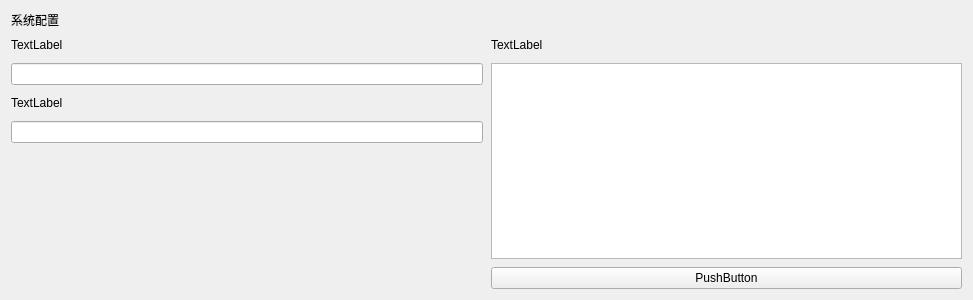
<?xml version="1.0" encoding="UTF-8"?>
<ui version="4.0">
 <class>CardConfigWidget</class>
 <widget class="QWidget" name="CardConfigWidget">
  <property name="geometry">
   <rect>
    <x>0</x>
    <y>0</y>
    <width>973</width>
    <height>300</height>
   </rect>
  </property>
  <property name="windowTitle">
   <string>Form</string>
  </property>
  <layout class="QVBoxLayout" name="verticalLayout_4">
   <item>
    <widget class="QLabel" name="cardConfigTitle">
     <property name="text">
      <string>系统配置</string>
     </property>
    </widget>
   </item>
   <item>
    <widget class="QWidget" name="widget_8" native="true">
     <layout class="QHBoxLayout" name="horizontalLayout_4">
      <property name="spacing">
       <number>8</number>
      </property>
      <property name="leftMargin">
       <number>0</number>
      </property>
      <property name="topMargin">
       <number>0</number>
      </property>
      <property name="rightMargin">
       <number>0</number>
      </property>
      <property name="bottomMargin">
       <number>0</number>
      </property>
      <item>
       <widget class="QWidget" name="widget_7" native="true">
        <layout class="QVBoxLayout" name="verticalLayout_5">
         <property name="spacing">
          <number>8</number>
         </property>
         <property name="leftMargin">
          <number>0</number>
         </property>
         <property name="topMargin">
          <number>0</number>
         </property>
         <property name="rightMargin">
          <number>0</number>
         </property>
         <property name="bottomMargin">
          <number>0</number>
         </property>
         <item>
          <widget class="QWidget" name="widget" native="true">
           <layout class="QVBoxLayout" name="verticalLayout">
            <property name="spacing">
             <number>8</number>
            </property>
            <property name="leftMargin">
             <number>0</number>
            </property>
            <property name="topMargin">
             <number>0</number>
            </property>
            <property name="rightMargin">
             <number>0</number>
            </property>
            <property name="bottomMargin">
             <number>0</number>
            </property>
            <item>
             <widget class="QWidget" name="widget_2" native="true">
              <layout class="QHBoxLayout" name="horizontalLayout">
               <property name="spacing">
                <number>0</number>
               </property>
               <property name="leftMargin">
                <number>0</number>
               </property>
               <property name="topMargin">
                <number>0</number>
               </property>
               <property name="rightMargin">
                <number>0</number>
               </property>
               <property name="bottomMargin">
                <number>0</number>
               </property>
               <item>
                <widget class="QLabel" name="label_2">
                 <property name="text">
                  <string>TextLabel</string>
                 </property>
                </widget>
               </item>
               <item>
                <spacer name="horizontalSpacer">
                 <property name="orientation">
                  <enum>Qt::Horizontal</enum>
                 </property>
                 <property name="sizeHint" stdset="0">
                  <size>
                   <width>349</width>
                   <height>20</height>
                  </size>
                 </property>
                </spacer>
               </item>
              </layout>
             </widget>
            </item>
            <item>
             <widget class="QLineEdit" name="lineEdit"/>
            </item>
           </layout>
          </widget>
         </item>
         <item>
          <widget class="QWidget" name="widget_3" native="true">
           <layout class="QVBoxLayout" name="verticalLayout_2">
            <property name="spacing">
             <number>8</number>
            </property>
            <property name="leftMargin">
             <number>0</number>
            </property>
            <property name="topMargin">
             <number>0</number>
            </property>
            <property name="rightMargin">
             <number>0</number>
            </property>
            <property name="bottomMargin">
             <number>0</number>
            </property>
            <item>
             <widget class="QWidget" name="widget_4" native="true">
              <layout class="QHBoxLayout" name="horizontalLayout_2">
               <property name="spacing">
                <number>8</number>
               </property>
               <property name="leftMargin">
                <number>0</number>
               </property>
               <property name="topMargin">
                <number>0</number>
               </property>
               <property name="rightMargin">
                <number>0</number>
               </property>
               <property name="bottomMargin">
                <number>0</number>
               </property>
               <item>
                <widget class="QLabel" name="label_3">
                 <property name="text">
                  <string>TextLabel</string>
                 </property>
                </widget>
               </item>
               <item>
                <spacer name="horizontalSpacer_2">
                 <property name="orientation">
                  <enum>Qt::Horizontal</enum>
                 </property>
                 <property name="sizeHint" stdset="0">
                  <size>
                   <width>292</width>
                   <height>20</height>
                  </size>
                 </property>
                </spacer>
               </item>
              </layout>
             </widget>
            </item>
            <item>
             <widget class="QLineEdit" name="lineEdit_2"/>
            </item>
           </layout>
          </widget>
         </item>
         <item>
          <spacer name="verticalSpacer">
           <property name="orientation">
            <enum>Qt::Vertical</enum>
           </property>
           <property name="sizeHint" stdset="0">
            <size>
             <width>20</width>
             <height>40</height>
            </size>
           </property>
          </spacer>
         </item>
        </layout>
       </widget>
      </item>
      <item>
       <widget class="QWidget" name="widget_6" native="true">
        <layout class="QVBoxLayout" name="verticalLayout_3">
         <property name="spacing">
          <number>8</number>
         </property>
         <property name="leftMargin">
          <number>0</number>
         </property>
         <property name="topMargin">
          <number>0</number>
         </property>
         <property name="rightMargin">
          <number>0</number>
         </property>
         <property name="bottomMargin">
          <number>0</number>
         </property>
         <item>
          <widget class="QWidget" name="widget_5" native="true">
           <layout class="QHBoxLayout" name="horizontalLayout_3">
            <property name="spacing">
             <number>0</number>
            </property>
            <property name="leftMargin">
             <number>0</number>
            </property>
            <property name="topMargin">
             <number>0</number>
            </property>
            <property name="rightMargin">
             <number>0</number>
            </property>
            <property name="bottomMargin">
             <number>0</number>
            </property>
            <item>
             <widget class="QLabel" name="label_4">
              <property name="text">
               <string>TextLabel</string>
              </property>
             </widget>
            </item>
            <item>
             <spacer name="horizontalSpacer_3">
              <property name="orientation">
               <enum>Qt::Horizontal</enum>
              </property>
              <property name="sizeHint" stdset="0">
               <size>
                <width>366</width>
                <height>20</height>
               </size>
              </property>
             </spacer>
            </item>
           </layout>
          </widget>
         </item>
         <item>
          <widget class="QPlainTextEdit" name="plainTextEdit"/>
         </item>
         <item>
          <widget class="QPushButton" name="pushButton">
           <property name="text">
            <string>PushButton</string>
           </property>
          </widget>
         </item>
        </layout>
       </widget>
      </item>
     </layout>
    </widget>
   </item>
  </layout>
 </widget>
 <resources/>
 <connections/>
</ui>
